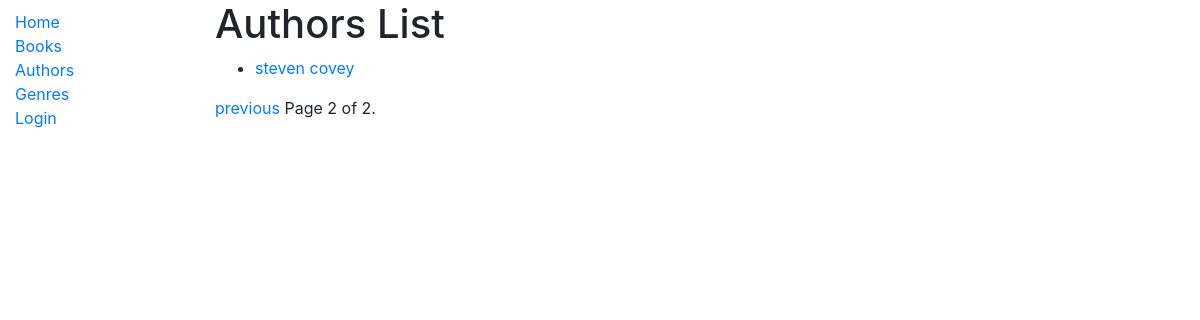
Before: /catalog/authors/?page=2 with the older database file.
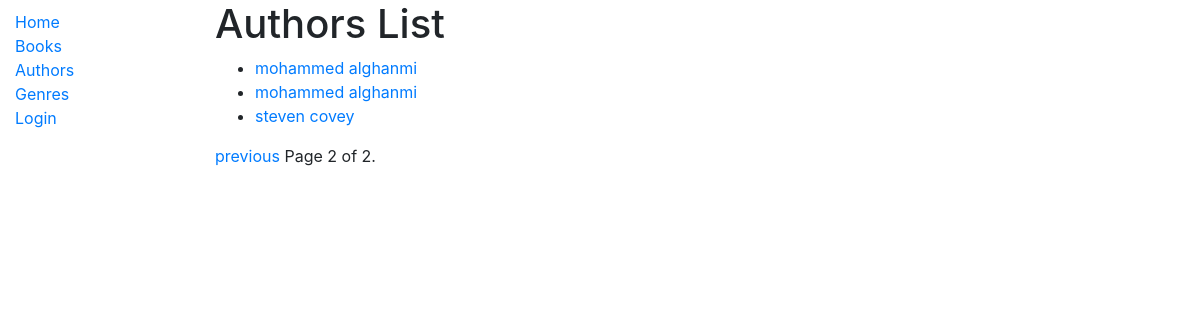
After: the same page with the newer database file.
### catalog/models.py (models this page shows, shortened)
class Author(models.Model):
    first_name = models.CharField(max_length=100)
    last_name = models.CharField(max_length=100)
    date_of_birth = models.DateField(null=True, blank=True)
    date_of_death = models.DateField('Died', null=True, blank=True)
    lang =  models.ManyToManyField(Languages, help_text = 'Choose a languages you write with.')
    class Meta:
        ordering = ['first_name', 'last_name']
    def get_absolute_url(self):
         return reverse('author-detail', args=[str(self.id)])
    def display_languages(self):
        return ', '.join(lang.name for lang in self.lang.all()[:3])
    display_languages.short_description = 'Language'

### catalog/views.py (the view)
# urls.py: path('authors/', views.AuthorListView.as_view(), name = 'authors'),
class AuthorListView(ListView):
    model = Author
    template_name = 'author_list.html'
    context_object_name = 'authors'
    paginate_by = 5
    def get_context_data(self, **kwargs):
        context = super(AuthorListView, self).get_context_data(**kwargs)
        context.update({
            'num_visits' : self.request.session['num_visits'],
        })
        return context
    def get(self, *args, **kwargs):
        num_visits = self.request.session.get('num_visits', 0)
        self.request.session['num_visits'] = num_visits + 1
        return super().get(self.request, *args, **kwargs)

### catalog/templates/author_list.html (shortened to what this page needs)
{% extends 'base_generic.html' %}
{% block content %}
    <h1>Authors List</h1>
    {% if authors%}
        <ul>
            {%for author in authors%}
                <li>
                    <a href = '{{author.get_absolute_url}}'>
                        {{ author.first_name }} {{author.last_name}}
                    </a>
                </li>
            {% endfor %}
        </ul>
    {% else %}
    <h3>No authors in the library</h3>
    {% endif %}
    {%block paginated%}
    {% if is_paginated %}
        <div class="pagination">
            <span class="page-links">
                {% if page_obj.has_previous %}
                    <a href="{{ request.path }}?page={{ page_obj.previous_page_number }}">previous</a>
                {% endif %}
                <span class="page-current">
                    Page {{ page_obj.number }} of {{ page_obj.paginator.num_pages }}.
                </span>
            </span>
        </div>
    {% endif %}
  {% endblock %}
{% endblock %}

Changed rows visible on the page:
added Author: first_name "mohammed", last_name "alghanmi"
added Author: first_name "mohammed", last_name "alghanmi"
